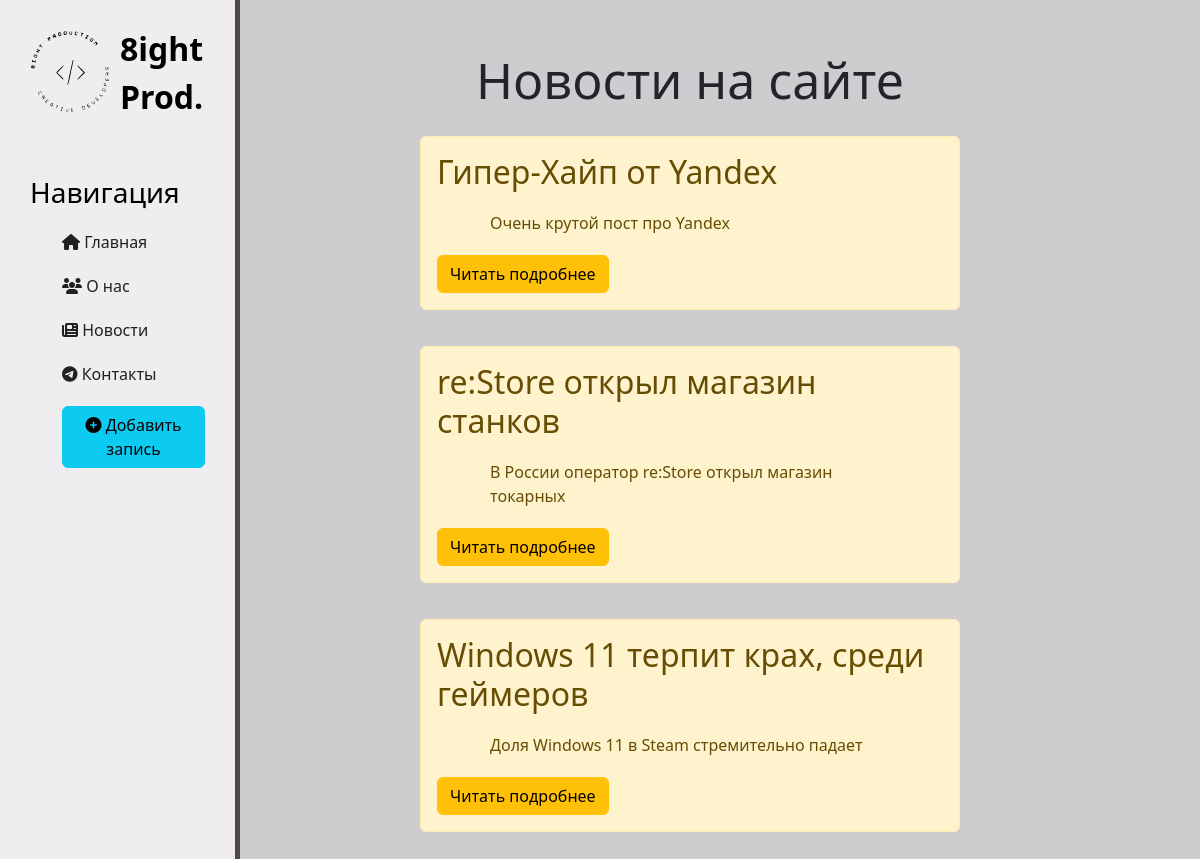
Before: /news/ with the older database file.
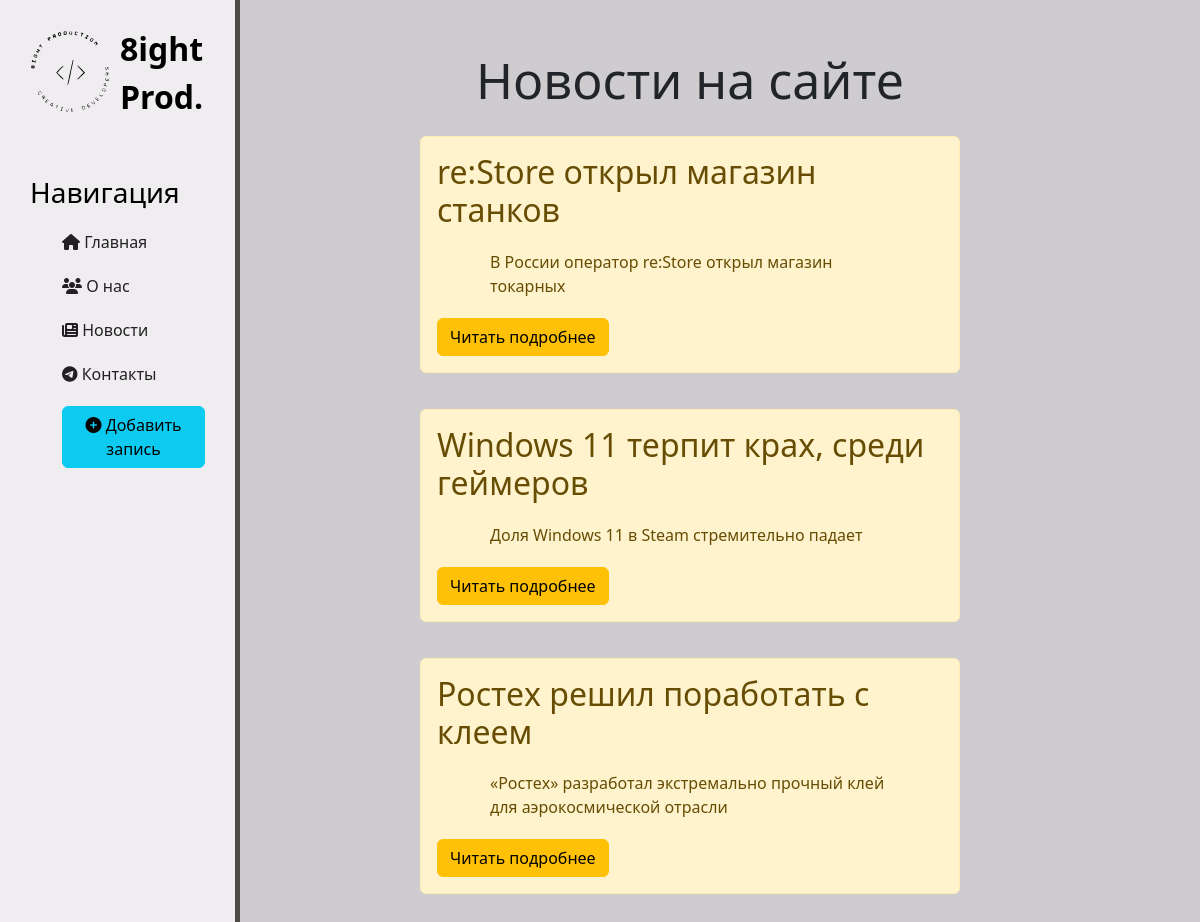
After: the same page with the newer database file.
### news/models.py (models this page shows, shortened)
class Arctiles(models.Model):
    title = models.CharField('Название', max_length=50, default='')
    anounce = models.CharField('Анонс', max_length=250, default='')
    full_text = models.TextField('Статья')
    date = models.DateTimeField('Дата публикации')
    class Meta:
        verbose_name = 'Новость'
        verbose_name_plural = 'Новости'

### news/views.py (the view)
# urls.py: path('', views.news_home, name='news_home'),
def news_home(request):
    news = Arctiles.objects.order_by('date')
    return render(request, 'news/news_home.html', {'news': news})

### news/templates/news/news_home.html (shortened to what this page needs)
{% extends 'main/layout.html' %}
{% block content %}
<div class="features">
    <h1>Новости на сайте</h1>
    {% if news %}
        {% for el in news %}
            <div class="alert alert-warning">
                <h2>{{ el.title }}</h2>
                <p>{{ el.anounce }}</p>
                <a href="{% url 'news-detail' el.id %}" class="btn btn-warning">Читать подробнее</a>
            </div>
        {% endfor %}
    {% else %}
        <p>Новостей нет.</p>
    {% endif %}
</div>
{% endblock %}

### main/templates/main/layout.html (shortened to what this page needs)
{% load static %}
<!doctype html>
<html lang="en">
<head>
    <link rel="stylesheet" href="https://cdn.jsdelivr.net/npm/bootstrap@5.2.3/dist/css/bootstrap.min.css">
    <link rel="stylesheet" href="{% static 'main/css/main.css' %}" type="text/css">
</head>
<body>
<aside>
    <img src="{% static 'main/img/logo.svg' %}" alt="Лого">
    <span class="logo">8ight</span>
    <span class="logo">Prod.</span>
    <h3>Навигация</h3>
    <ul>
        <a href="{% url 'home' %}">
            <li><i class="fa-solid fa-house"></i> Главная</li>
        </a>
        <a href="{% url 'about' %}">
            <li><i class="fa-solid fa-users"></i> О нас</li>
        </a>
        <a href="{% url 'news_home' %}">
            <li><i class="fa-solid fa-newspaper"></i> Новости</li>
        </a>
        <a href="">
            <li><i class="fa-brands fa-telegram"></i> Контакты</li>
        </a>
        <a href="{% url 'create' %}">
            <li><button class="btn btn-info"><i class="fa-solid fa-circle-plus"></i> Добавить запись</button></li>
        </a>
    </ul>
</aside>
<main>
    {% block content %}
    {% endblock %}
</main>
</body>
</html>

### main/static/main/css/main.css (style rules this page uses)
body { background: #ceccce; }
aside { background: #efedef; float: left; width: 20%; height: 100vmax; padding: 2.5%; color: black; border-right: 5px solid #4c4947; }
aside img { width: 80px; float: left; }
aside .logo { font-size: 32px; margin-left: 10px; font-weight: bold; position: relative; top: -5px; }
aside h3 { margin-top: 50px; font-size: 28px; }
aside ul { list-style: none; }
aside ul a { text-decoration: none; }
aside ul li { color: #222022; display: block; margin-top: 20px; transition: transform .4s ease; }
main .features { float: left; margin-top: 50px; text-align: center; width: 75%; }
main .features h1 { font-size: 50px; }
main .features p { max-width: 400px; margin: 20px auto; }
.alert-warning { float: left; clear: both; width: 60%; margin: 2% 20%; text-align: left; }

Changed rows visible on the page:
removed Arctiles: title "Гипер-Хайп от Yandex", anounce "Очень крутой пост про Yandex"
added Arctiles: title "Ростех решил поработать с клеем", anounce "«Ростех» разработал экстремально прочный клей для аэрокосмической отрасли"
